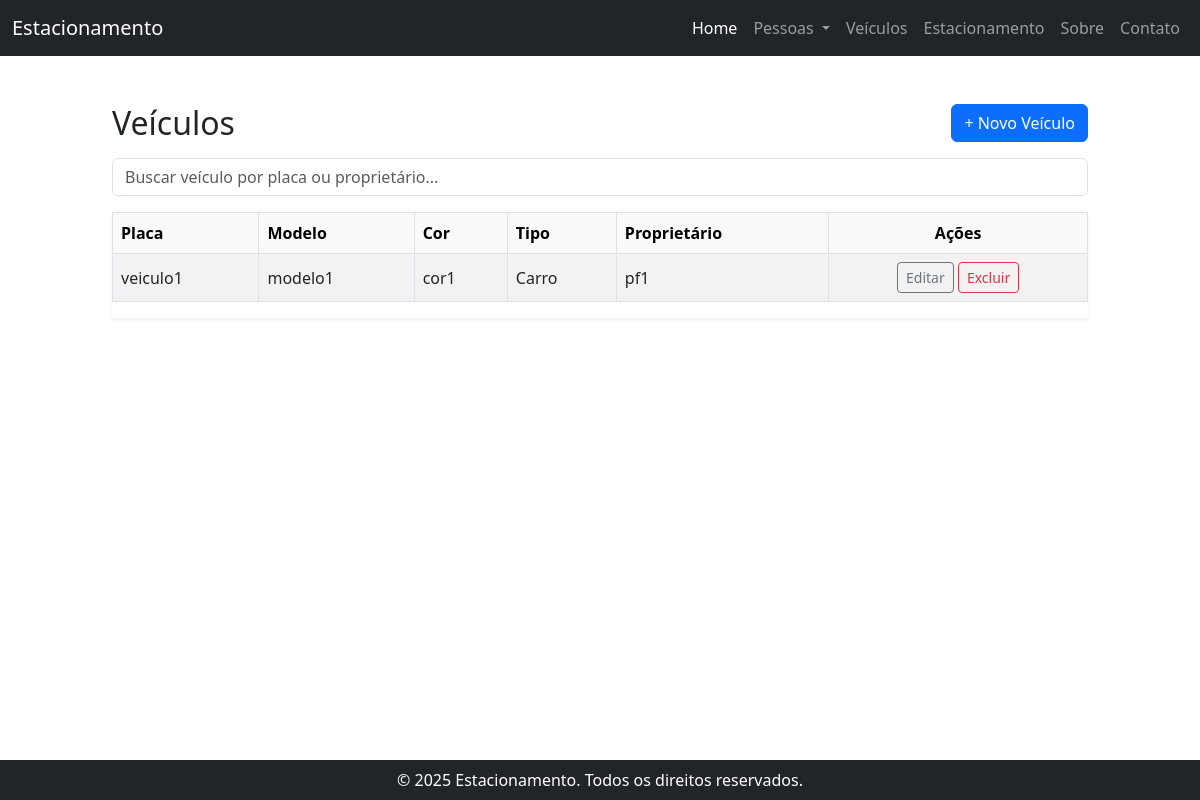
The page /veiculos/ on the database its author committed.
### src/veiculo/models.py (models this page shows, shortened)
class Veiculo(models.Model):
    TIPO_CHOICES = [
        ('Carro', 'Carro'),
        ('Moto', 'Moto'),
        ('Outro', 'Outro'),
    ]
    placa = models.CharField(max_length=10, unique=True)
    modelo = models.CharField(max_length=50)
    cor = models.CharField(max_length=30)
    tipo = models.CharField(max_length=10, choices=TIPO_CHOICES, default='Carro')
    proprietario = models.ForeignKey(Cliente, on_delete=models.CASCADE)

### src/pessoa/models.py (models this page shows, shortened)
class Cliente(models.Model):
	TIPO_CHOICES = [('PF', 'Pessoa Física'),('PJ', 'Pessoa Juridica')]
	tipoCliente = models.CharField('Tipo', max_length=2, choices=TIPO_CHOICES)
	pessoa_fisica = models.OneToOneField(PessoaFisica, on_delete=models.CASCADE, null=True, blank=True, related_name='clientes_pf')
	pessoa_juridica = models.OneToOneField(PessoaJuridica, on_delete=models.CASCADE, null=True, blank=True, related_name='clientes_pj')
	class Meta:
		verbose_name = 'Cliente'
		verbose_name_plural = 'Clientes'
	@property
	def nome(self):
		if self.tipoCliente == 'PF' and self.pessoa_fisica:
			return self.pessoa_fisica.nome
		elif self.tipoCliente == 'PJ' and self.pessoa_juridica:
			return self.pessoa_juridica.nome
		return ''

class Pessoa(models.Model):
	nome = models.CharField('Nome', max_length=100, help_text='Nome completo')
	telefone = models.CharField('Telefone', max_length=15, help_text='Número de telefone')
	email = models.EmailField('E-mail', max_length=100, help_text='Endereço de e-mail')
	data_cadastro = models.DateField(auto_now_add=True)
	class Meta:
		abstract = True

class PessoaFisica(Pessoa):
	cpf = models.CharField('Cpf', max_length=14, help_text='Cpf da pessoa', unique=True)

### src/veiculo/views.py (the view)
# urls.py: path('veiculos/', VeiculoListView.as_view(), name='veiculos'),
class VeiculoListView(ListView):
    model = Veiculo
    template_name = 'veiculos.html'
    context_object_name = 'veiculos'

### src/veiculo/templates/veiculos.html (shortened to what this page needs)
{% extends 'base.html' %}
{% block content %}
<div class="container py-4">
  <div class="d-flex justify-content-between align-items-center mb-3">
    <h2 class="mb-0">Veículos</h2>
    <a href="{% url 'veiculo_adicionar' %}" class="btn btn-primary">
      + Novo Veículo
    </a>
  </div>
  <div class="mb-3">
    <input type="text" id="filtroVeiculos" class="form-control" placeholder="Buscar veículo por placa ou proprietário...">
  </div>
  <div class="table-responsive shadow-sm">
    <table class="table table-hover table-striped table-bordered align-middle">
      <thead class="table-light">
        <tr>
          <th>Placa</th>
          <th>Modelo</th>
          <th>Cor</th>
          <th>Tipo</th>
          <th>Proprietário</th>
          <th class="text-center">Ações</th>
        </tr>
      </thead>
      <tbody id="tabelaVeiculos">
        {% for veiculo in veiculos %}
        <tr>
          <td>{{ veiculo.placa }}</td>
          <td>{{ veiculo.modelo }}</td>
          <td>{{ veiculo.cor }}</td>
          <td>{{ veiculo.tipo }}</td>
          <td>{{ veiculo.proprietario.nome }}</td>
          <td class="text-center">
            <a href="{% url 'veiculo_editar' veiculo.pk %}" class="btn btn-sm btn-outline-secondary">Editar</a>
            <a href="{% url 'veiculo_deletar' veiculo.pk %}" class="btn btn-sm btn-outline-danger">Excluir</a>
          </td>
        </tr>
        {% empty %}
        <tr>
          <td colspan="6" class="text-center text-muted">Nenhum veículo cadastrado.</td>
        </tr>
        {% endfor %}
      </tbody>
    </table>
  </div>
</div>
{% endblock %}

### rows shown on the page
Veiculo: placa "veiculo1", modelo "modelo1", cor "cor1", tipo "Carro", proprietario.nome "pf1"
